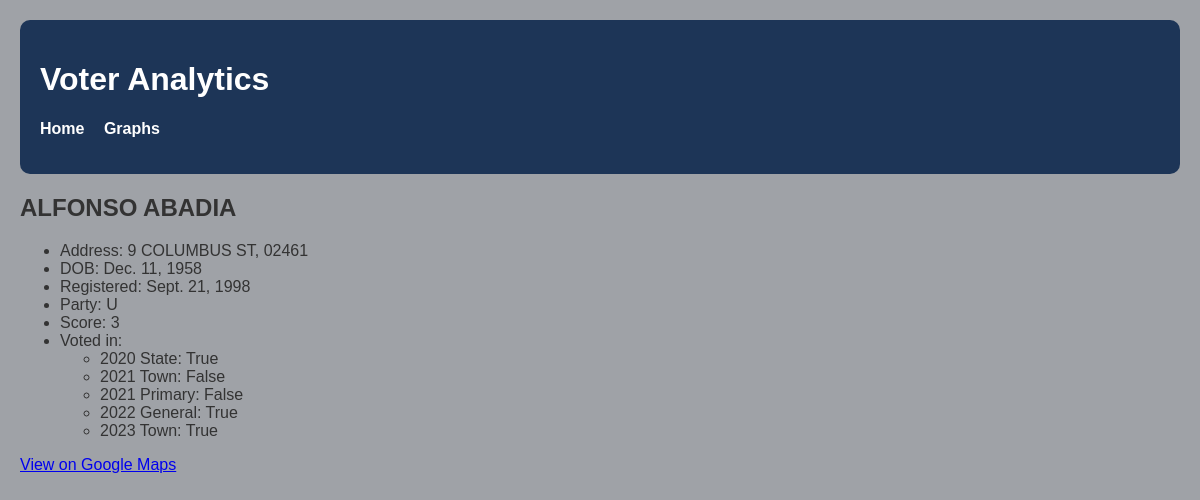
The app's page /voter_analytics/voter/2757 with its own data.
### cs412/voter_analytics/models.py (models this page shows, shortened)
class Voter(models.Model):
    Last_Name = models.CharField(max_length=100)
    First_Name = models.CharField(max_length=100)
    Date_of_Birth = models.DateField()
    Street_Address = models.CharField(max_length=100)
    Apartment_Number = models.CharField(max_length=10, blank=True, null=True)
    Zip_Code = models.CharField(max_length=10)
    Date_of_Registration = models.DateField()
    Party_Affiliation = models.CharField(max_length=2)
    precinct_number = models.CharField(max_length=10)
    v20state = models.BooleanField(default=False)
    v21town = models.BooleanField(default=False)
    v21primary = models.BooleanField(default=False)
    v22general = models.BooleanField(default=False)
    v23town = models.BooleanField(default=False)
    voter_score = models.IntegerField()

### cs412/voter_analytics/views.py (the view)
# urls.py: path('voter/<int:pk>', views.VoterDetailView.as_view(), name='voter_detail'),
class VoterDetailView(DetailView):
    template_name = 'voter_analytics/voter_detail.html'
    model = Voter
    context_object_name = 'voter'

### cs412/voter_analytics/templates/voter_analytics/voter_detail.html
{% extends 'voter_analytics/base.html' %}
{% block content %}
<h2>{{ voter.First_Name }} {{ voter.Last_Name }}</h2>
<ul>
    <li>Address: {{ voter.Street_Address }}{% if voter.Apartment_Number %} Apt {{ voter.Apartment_Number }}{% endif %}, {{ voter.Zip_Code }}</li>
    <li>DOB: {{ voter.Date_of_Birth }}</li>
    <li>Registered: {{ voter.Date_of_Registration }}</li>
    <li>Party: {{ voter.Party_Affiliation }}</li>
    <li>Score: {{ voter.voter_score }}</li>
    <li>Voted in:
        <ul>
            <li>2020 State: {{ voter.v20state }}</li>
            <li>2021 Town: {{ voter.v21town }}</li>
            <li>2021 Primary: {{ voter.v21primary }}</li>
            <li>2022 General: {{ voter.v22general }}</li>
            <li>2023 Town: {{ voter.v23town }}</li>
        </ul>
    </li>
</ul>
<p><a target="_blank" href="https://maps.google.com?q={{ voter.Street_Address }} {{ voter.Zip_Code }}">View on Google Maps</a></p>
{% endblock %}

### static/CSS/voter.css (style rules this page uses)
body { font-family: Arial, sans-serif; margin: 20px; background-color: #9fa2a7; color: #333; }

### records on screen
Voter: First_Name "ALFONSO", Last_Name "ABADIA", Street_Address "9 COLUMBUS ST", Zip_Code "02461", Date_of_Birth "Dec. 11, 1958", Date_of_Registration "Sept. 21, 1998", Party_Affiliation "U", voter_score "3", v20state "True", v21town "False", v21primary "False", v22general "True", v23town "True"
